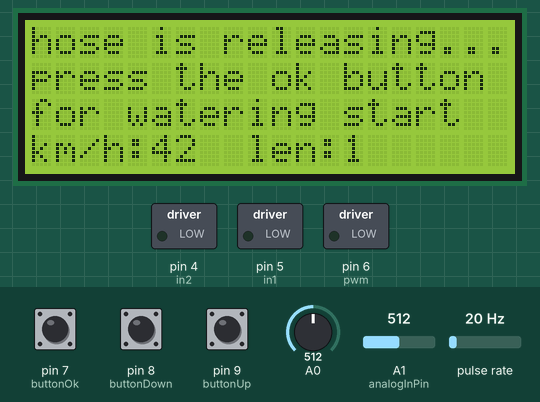
The sketch below on a simulated Arduino Uno, built with avr-gcc and run on an emulated ATmega328P. Shown: 20×4 character LCD, switched loads named in the sketch (green lamp = pin HIGH). Wiring (inferred from the names in the program): pulse sensor: data pin 2. Inputs (shaded band) come from the test bench; at power-on: pin 7 (buttonOk) HIGH, pin 8 (buttonDown) HIGH, pin 9 (buttonUp) HIGH, A0 = 512, A1 (analogInPin) = 512, pulse rate 20 Hz. The local clock reads 2024-03-15 10:24:30 at power-on unless the sketch sets it; EEPROM starts erased; the modem accepts every AT command (registered, SIM ready, sends succeed) and sends nothing else; what the sketch prints to the serial monitor is not drawn.

Above: at 5.4 s.
5.5 s: pin 7 (buttonOk) pulled LOW for 1 s
At 7.7 s:
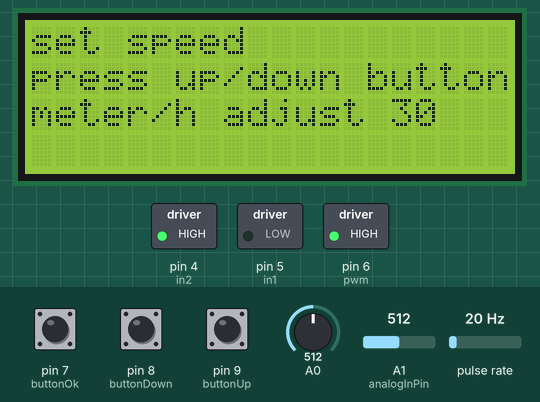
8.0 s: pin 8 (buttonDown) pulled LOW for 1 s
At 9.7 s:
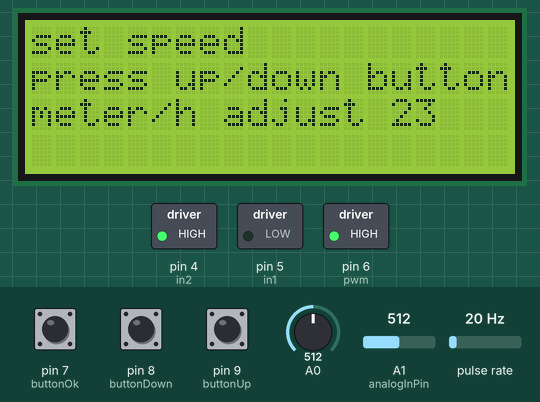
10.5 s: pin 9 (buttonUp) pulled LOW for 3.2 s
At 14.4 s:
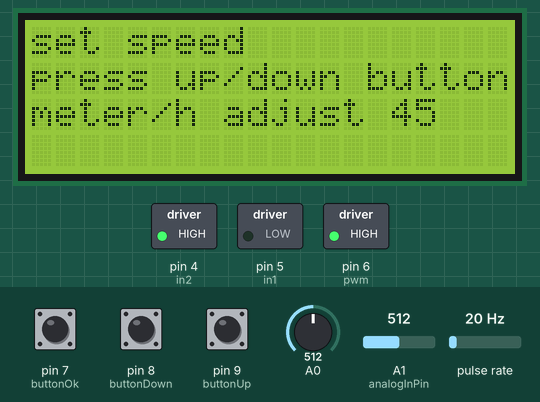
15.2 s: pin 9 (buttonUp) pulled LOW for 0.15 s
16.8 s: pin 7 (buttonOk) pulled LOW for 1 s
At 17.55 s:
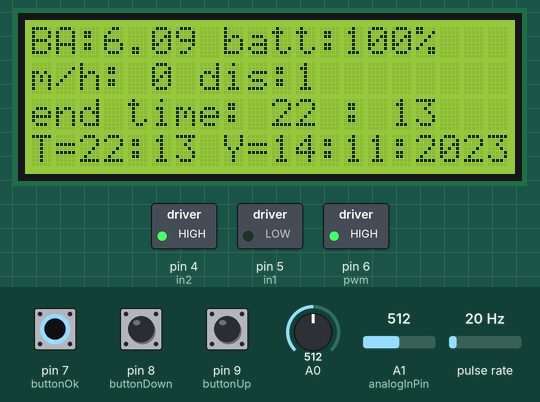
Timing chart, 0 to 19.8 s (numbered marks = the images above; inputs shaded):
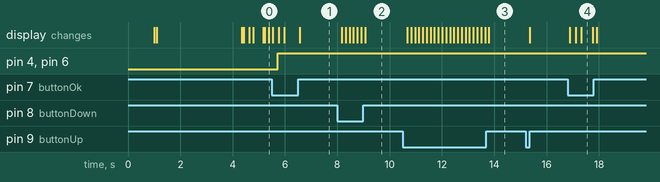

Measured:
- after the input at 5.5 s, pin 4 (in2), pin 6 (pwm): LOW → HIGH after 0.22 s; the display: first differs from a run without the input after 0.26 s (image 1 shows a later state)
- after the input at 8.0 s, the display: first changes after 0.17 s (image 2 shows a later state)
- after the input at 10.5 s, the display: first changes after 0.17 s (image 3 shows a later state)
- after the input at 16.8 s, the display: first changes after 0.09 s (image 4 shows a later state)
- what the display in image 4 shows lasts 0.5 s, from 17.3 s to 17.8 s

The sketch:

arduinoNano.ino
```cpp
/*
   to remind you
  the screen should show us
  1) collection of measures / hour
  2) distance of the remaining measures.
  3) Indication of time left for the completion of the watering process
  4) pressure
  5) Battery voltage indicator
  and all this in sms
*/
#include <Wire.h>                   // Wire library
#include <LiquidCrystal_I2C.h>      // Liquid Crystal I2C library
#include <SoftwareSerial.h>
LiquidCrystal_I2C lcd(0x27, 20, 4); // Display address 0x27, I2C 20 x 4
SoftwareSerial gsmSerial(11,12);
#include "RTClib.h"
#include <EEPROM.h>
#include <EEPROM.h>
int writeStringToEEPROM(int addrOffset, const String &strToWrite) {
  byte len = strToWrite.length();
  EEPROM.write(addrOffset, len);
  for (int i = 0; i < len; i++) {
    EEPROM.write(addrOffset + 1 + i, strToWrite[i]);
  }
  return addrOffset + 1 + len;
}
int readStringFromEEPROM(int addrOffset, String *strToRead)
{
  int newStrLen = EEPROM.read(addrOffset);
  char data[newStrLen + 1];
  for (int i = 0; i < newStrLen; i++)
  {
    data[i] = EEPROM.read(addrOffset + 1 + i);
  }
  data[newStrLen] = '\0';
  *strToRead = String(data);
  return addrOffset + 1 + newStrLen;
}
unsigned long timeNow;
int
eepromOffset = 0,
str1AddrOffset,
str2AddrOffset,
str3AddrOffset,
str4AddrOffset,
str5AddrOffset,
newStr1AddrOffset,
newStr2AddrOffset,
newStr3AddrOffset,
newStr4AddrOffset,
newStr5AddrOffset;
// Writing
String inputString = "";
String phoneNum = "";
String wheelDia = "";
String progstep = "";

RTC_DS3231 rtc;
char daysOfTheWeek[7][12] = {"Sunday", "Monday", "Tuesday", "Wednesday", "Thursday", "Friday", "Saturday"};//days
int Hour, Minute, Second = 0;
String Seconds = "";
int half_revolutions = 0;
unsigned int rpm = 0;
unsigned long timeold;

volatile byte half_revolutions2;
unsigned int rpm2;
unsigned long timeold2;
unsigned long prev = 0;
int  mNow, hNow = 0;
bool count = true;
/*
   #define gsmdelay 1800
  #define gsm_delay_small 100
  #define EEPROM_MAX_ADDR 1023
  #define BUFFER_SIZE 11

  int trueStepValueVariable = 10;
  bool isstartAgain = true;
  int stopTimer = 0;
  int setStepTimer = 8;
  int SMS_location_number;
  int adminNumberSize;
  int counder2Rpm = 2;
  int smsMetra = 0;
  int varButtoni = 0, oldvarButton1 = 8;
  int varButton2 = 8, oldVarButton2 = 0;
  int meter = 0;
  int signalRequestTime = 30000;
  int gsminitsize;
  int gsmSignalLevel;
  //int rpm = -1;
*/
float speed = 10.0; // m/h

bool done = false;
bool dir = true;

/*
  int countCloseRpm = 0;
  unsigned int input_pos = 0;
  unsigned int stepMinMax = 20; // pososto
  unsigned long elapsedTimeAll = 0;
  unsigned long stepPerHour = 0;
  unsigned long trueStepValue = 0;
  float h = 0, m = 0, s = 0;
  float stepValue = 8;
  const char* adminNumbers[] = {"6937843744"};
  const char* gsmInit[] = { "ATEe", "AT + CHGF = 1", "AT + CLIP = 1", "AT + CRC = 1", "AT + CREG = 1" };
  boolean isSMS = false;
  boolean isSendingSms = false;
  boolean isDialing = false;
  boolean isUnder_30Min = false;
  boolean isMinMaxCalc = false;
  boolean isLockStepManual = false;
  boolean isOnTimerMinMax = false;
  boolean issignalok = false;
  boolean isStop = false;
  boolean isRunCode = false;
  boolean isAuthorized = false;
  bool done = false;
  byte modeReadButtons = 1;

  String smsSender;
  String textMessage = "welcome starting...";
  String authorizedNumbers[3];
  bool isclockwise;
  bool isstartAgainRpmCount = 0;

  // this is the Debounce section
  int buttonState;                    // this set the tag "buttonState", to the current button state from the input pin
  int lastButtonState = LOW;          // this set the tag "lastButtonState", to the previous button state from the input pin
  unsigned long lastDebounceTime = 0; // the last time the output pin was toggled
  unsigned long debounceDelay = 100;  // the debounce time; increase if the output flickers
*/String inputstring = "";
bool setMet = true;
int radius = 2;
int newp = 0;
int hall1 = 2;
String Minutes = "";
float metra = 0.25;
// These constants won't change. They're used to give names to the pins used:
const int analogInPin = A1;  // Analog input pin that the potentiometer is attached to batery
const int analogOutPin = 9; // Analog output pin that the LED is attached to

int sensorValue = 0;        // value read from the pot
int outputValue = 0;        // value output to the PWM (analog out)
int buttonUp = 9;
int buttonDown = 8;
int buttonOk = 7;
int metraAdd = 0; // address for the meter variable
int speedAdd = 0; // address for the meter variable
boolean ends = true;

float timePerTurn = 0.0;
unsigned long
speeding = 0,
turnStart = 0,
turnEnd = 0;
int speedSet = 30;
int length = 0;
int pwm = 6;
int in1 = 5;
int in2 = 4;
void setup() {
  Serial.begin(9600); // Setting the baud rate of Serial Monitor (Arduino)
  delay(1000);
  Serial.println("Preparing to read received SMSes");
  gsmSerial.begin(9600); // Setting the baud rate of GSM Module
  pinMode(buttonUp, INPUT_PULLUP);
  pinMode(buttonDown, INPUT_PULLUP);
  pinMode(buttonOk, INPUT_PULLUP);
  pinMode(hall1, INPUT_PULLUP);
  pinMode(pwm, OUTPUT);
  pinMode(in1, OUTPUT);
  pinMode(in2, OUTPUT);
  count = true;
  Serial.println("Preparing to send SMS");
  //SendMessage();
  //Serial.begin(115200);
  //attachInterrupt(0, magnet_detect, FALLING);//Initialize the intterrupt pin (Arduino digital pin 2)
  attachInterrupt(0, magnet_detect, FALLING);//Initialize the intterrupt pin (Arduino digital pin 2)
  half_revolutions = 10;
  rpm = 100;
  timeold = 0;
  lcd.init();         // start the lcd library
  lcd.backlight();    // turn on the lcd backlight
  lcd.clear();        // clear the cld screen
  Wire.begin();
  if (! rtc.begin()) {
    Serial.println("Couldn't find RTC");
    Serial.flush();
    while (1) delay(10);
  }

  if (rtc.lostPower()) {
    Serial.println("RTC lost power, let's set the time!");
    // When time needs to be set on a new device, or after a power loss, the
    // following line sets the RTC to the date & time this sketch was compiled
    rtc.adjust(DateTime(F(__DATE__), F(__TIME__)));
    // This line sets the RTC with an explicit date & time, for example to set
    // January 21, 2014 at 3am you would call:
    // rtc.adjust(DateTime(2014, 1, 21, 3, 0, 0));
  }
  // When time needs to be re-set on a previously configured device, the
  // following line sets the RTC to the date & time this sketch was compiled
  rtc.adjust(DateTime(F(__DATE__), F(__TIME__)));
  // This line sets the RTC with an explicit date & time, for example to set
  Serial.println("Initializing gsm ...");

  gsmSerial.println("AT"); //Once the handshake test is successful, it will back to OK
  updateSerial();
  gsmSerial.println("AT+CMGF=1"); // Configuring TEXT mode
  updateSerial(); delay(100);
  gsmSerial.println("AT+CNMI=1,2,0,0,0"); // Decides how newly arrived SMS messages should be handled
  updateSerial();
  lcd.clear();
  lcd.setCursor(0,  0);
  lcd.print("hose is releasing...");  // this prints whats in between the quotes
  lcd.setCursor(0,  1);
  lcd.print("ok press when done");            // this prints the tag value
  lcd.setCursor(0,  2);
  lcd.print("for watering start ");            // this prints the tag value

  metra = EEPROM.read(metraAdd);
  if (metra == 255)metra = 6.0;
  dir = true; half_revolutions = 1;
  // timeConvert(6);// mins hour
  metra = 0.1524; //6 inches
}
void loop() {
  DateTime now = rtc.now();
  Minute = now.minute();
  Hour = now.hour();
  Second = now.second();
  //================================================================
  if (gsmSerial.available() > 0) {
    //n delay(50);
    while (1) {
      ReadUnreadMessages() ;
      if (millis() - timeNow > 10000) {
        timeNow = millis();
        break;
      }
    }
    Serial.print("phone number in  use : ");
    Serial.println(phoneNum);

    Serial.print("prog step in  use : ");
    Serial.println(progstep);

    Serial.print("diameters in  use : ");
    Serial.println(wheelDia);
  }
  //delay(1000);

  //==============================================================
  // lcd.clear();
  if (digitalRead(hall1))count = true;
  if (!digitalRead(hall1)) {
    magnet_detect();
  }
  if (!digitalRead(buttonOk)) {
    Serial.println("ok button pressed");
    delay(100);
    lcd.clear();
    while (1) {
      // if (digitalRead(hall1))count = true;
      //  if (!digitalRead(hall1))magnet_detect();
      lcd.setCursor(0,  0);
      lcd.print("set speed");  // this prints whats in between the quotes
      lcd.setCursor(0,  1);
      lcd.print("press up/down button");            // this prints the tag value
      lcd.setCursor(0,  2);
      lcd.print("meter/h adjust ");
      lcd.setCursor(15,  2);
      lcd.print(speedSet);
      if (!digitalRead(buttonUp)) {
        delay(100);
        lcd.clear();
        speedSet = speedSet + 1.0;
        if (speedSet > 80)speedSet = 80;
      }
      else if (!digitalRead(buttonDown)) {
        delay(100);
        lcd.clear();
        speedSet = speedSet - 1.0;
        if (speedSet <= 0)speedSet = 0;
      }
      else if (!digitalRead(buttonOk)) {
        EEPROM.update(speedSet, speedAdd);
        length = half_revolutions * metra;
        Serial.print("speed set is :");
        Serial.println(speedSet);
        lcd.clear();
        done = true;
        ends  = true;
        dir = false;
        setMet = false;
        break;
      }
    }
  }
  if (done) {
    DisplayPSI();// pressure and battery measurement
    /*  if (half_revolutions2 >= 20) {
        rpm = 30 * 1000 / (millis() - timeold) * half_revolutions2;
        timeold = millis();
        half_revolutions2 = 0;
        //speed = (2 * 3.142 * radius * rpm * 60) / 63360; // conversion to meter per hour speed
      }*/
    if (half_revolutions >= 0) {
      length = half_revolutions * metra;
      float timeNow = length / speed;
      //Serial.print("length ");
      //Serial.println(length);
      //Serial.print("speed ");
      //Serial.println(speed);
      //Serial.print("time in secs ");
      //Serial.println(timeNow);
      //      mNow, hNow = timeConvert(timeNow);
      //lcd.clear();
      lcd.setCursor(0,  1);
      lcd.print("m/h: ");  // this prints whats in between the quotes
      lcd.print(speed, 0);           // this prints the tag value
      lcd.print(" dis:");            // this prints the tag value
      lcd.print(half_revolutions * metra, 0);
      if (speed > speedSet ) {
        //reduce the speed of the motor
        analogWrite(pwm, 255);
        digitalWrite(in1, HIGH);
        digitalWrite(in2, LOW);
      } else if (speed < speedSet ) {
        analogWrite(pwm, 255);
        digitalWrite(in1, LOW);
        digitalWrite(in2, HIGH);
      } else {
        analogWrite(pwm, 0);
        digitalWrite(in1, LOW);
        digitalWrite(in2, LOW);
      }
      // line 3
      if (ends) {
        lcd.setCursor(0,  2);
        lcd.print("end time: ");  // this prints whats in between the quotes
        //lcd.print(half_revolutions);            // this prints the tag value
        lcd.print(hNow + Hour);
        lcd.print(" : ");
        lcd.print(mNow + Minute);
        ends = false;
      }

    }

    lcd.setCursor(0,  3);
    lcd.print("T="); // this prints whats in between the quotes
    lcd.print(now.hour());        // this prints whats in between the quotes
    lcd.print(":");         // this clears the display field so anything left is deleted
    if (now.minute() < 10) Minutes = "0" + String (Minute);
    else Minutes = String (Minute);
    lcd.print(Minutes);   // this prints the tag value
    //lcd.print(":");         // this clears the display field so anything left is deleted
    if (now.second() < 10) Seconds = "0" + String (Second);
    else Seconds = String (Second);
    //lcd.print(Seconds);

    //================================================
    lcd.print(" Y="); // this prints whats in between the quotes
    lcd.print(now.day());        // this prints whats in between the quotes
    lcd.print(":");         // this clears the display field so anything left is deleted
    lcd.print(now.month());   // this prints the tag value
    lcd.print(":");         // this clears the display field so anything left is deleted
    lcd.print(now.year());

    unsigned long timeNow = millis();
    if (timeNow - prev > 1000 ) {
      prev = timeNow;
      // Serial.println("lcd cleared");
      lcd.clear();
      ends = true;
      //ReadUnreadMessages();
    }
  } else {
    // lcd.clear();
    lcd.setCursor(0,  0);
    lcd.print("hose is releasing...");  // this prints whats in between the quotes
    lcd.setCursor(0,  1);
    lcd.print("press the ok button");            // this prints the tag value
    lcd.setCursor(0,  2);
    lcd.print("for watering start ");
    lcd.setCursor(0,  3);
    lcd.print("km/h:");  // this prints whats in between the quotes
    lcd.print(speed, 0);           // this prints the tag value
    lcd.setCursor(8,  3);
    lcd.print(" len:");            // this prints the tag value
    lcd.print(half_revolutions * metra, 0);
  }
}
void updateSerial() {
  delay(1000);
  while (Serial.available()) {
    gsmSerial.write(Serial.read());//Forward what Serial received to Software Serial Port
  }
  while (gsmSerial.available()) {
    Serial.write(gsmSerial.read());//Forward what Software Serial received to Serial Port
    char inChar = (char)gsmSerial.read();
    inputstring += inChar; // if the incoming character is a newline, set a flag // so the main loop can do something about it:
    if (inChar == '\n') {
      inputstring.toUpperCase();
      //      FN_processData (inputstring);
      inputstring = "";
    }
  }
  inputstring = "";
}
void magnet_detect()//This function is called whenever a magnet/interrupt is detected by the arduino
{ //lcd.clear();
  if (count) {
    turnStart = millis();
    timePerTurn = turnStart - turnEnd;
    Serial.print("timer per turn is : ");
    Serial.println(timePerTurn);//msec
    speed = ((metra / (timePerTurn / 1000)) * 3.6); //per hour
    turnEnd = turnStart;
    if (dir) {
      half_revolutions++;
      half_revolutions2++;
      // lcd.setCursor(0,  3);
      //lcd.print("released (M):");            // this prints the tag value
      //lcd.setCursor(16,  3);
      //lcd.print( half_revolutions*metra);
    }
    else if (!dir) {

      half_revolutions--; half_revolutions2--;
      if (half_revolutions <= 0)half_revolutions = 0; half_revolutions2 = 0;
      ends = true;

    }
    Serial.print("counts : ");
    Serial.print(half_revolutions);
    Serial.print("\t rpm : ");
    Serial.print(rpm);
    Serial.print("\t speed km/s: ");
    Serial.println(speed);
    count = false;
  }
}

// this section declares the minutecount variable and sets its initial values
volatile unsigned long secondCount = 0;        // use volatile for shared variables

void DisplayPSI () // main display
{
  // this section monitors the live psi and turns the compressor run bit on or off based off setpoints
  int psi = analogRead(0); // this reads the analog input(A0) and scales it
  // psi = map(psi, 102, 921, 0, 150);             // this maps the raw analog input value to the converted PSI value
  psi = analogRead(A0);
  int sensorVal = analogRead(A0);
  //Serial.print("Sensor Value: ");
  //Serial.print(sensorVal);

  float voltage = (sensorVal * 5.0) / 1024.0;
  //Serial.print("Volts: ");
  //Serial.print(voltage);

  float pressure_pascal = (3.0 * ((float)voltage - 0.47)) * 1000000.0;
  float pressure_bar = pressure_pascal / 10e5;
  // Serial.print("Pressure = ");
  //Serial.print(pressure_bar);
  // Serial.println(" bars");
  // this is the lcd section


  sensorValue = analogRead(analogInPin);// FOR THE BATTERY
  // map it to the range of the analog out:
  if (sensorValue > 540)sensorValue = 540;
  outputValue = map(sensorValue, 0, 540, 0, 13);
  //outputValue=constrain(outputValue,0,12);
  //  Serial.print("raw battery value : ");
  //  Serial.println(sensorValue);


  lcd.setCursor(0,  0);
  lcd.print("BA:");  // this prints whats in between the quotes
  lcd.print(pressure_bar);
  // lcd.print(" VOLT:");  // this prints whats in between the quotes
  //  lcd.print(outputValue);             // this prints the tag value
  lcd.print(" batt:");
  int percent = (outputValue / 12.0) * 100.0;
  if (percent != newp)lcd.clear(); newp = percent;
  lcd.print(percent);
  //Serial.println(percent);
  lcd.print("%");
}
// this section stores the setpoints into the arduino eeprom so the unit can start up after a power fail
void storeAll() {
  lcd.clear();
  // this is the lcd section
  lcd.setCursor(0, 0); lcd.print("SAVING IN");
  lcd.setCursor(0, 1); lcd.print("PROGRESS...");
  delay(2000);
}

float timeConvert(int time) {
  int  minsConv;
  if (time < 60) {
    minsConv = time;
  } else {
    minsConv = time % 60;
  }
  int hourConv = time / 60;
  // Serial.print(hourConv);
  // Serial.print(" : ");
  // Serial.println(minsConv);
  return minsConv, hourConv;
}

void ReadUnreadMessages() {
  while (gsmSerial.available() > 0) {
    char inByte = gsmSerial.read();
    Serial.write(inByte);
    inputString += inByte;
  }
  Serial.print("recived message : ");
  Serial.println(inputString);
  inputString.toUpperCase(); // Uppercase the Received Message
  // read from port 0, send to port 1:
  //  Serial.print("received data in caps ");
  // Serial.println(inputString);
  processData();
  inputString = "";

  if (Serial.available()) {
    int inByte = Serial.read();
    gsmSerial.write(inByte);
  }
}
void SendMessage() {

  Serial.println("Setting the GSM in text mode");
  gsmSerial.println("AT+CMGF=1\r");
  delay(1000);
  Serial.println("Sending SMS to the desired phone number!");
  gsmSerial.println("AT+CMGS=\"+306973991989\"\r");
  // Replace x with mobile number
  delay(1000);

  gsmSerial.println(" watering machine has been booted");    // SMS Text
  delay(200);
  gsmSerial.println((char)26);               // ASCII code of CTRL+Z
  delay(1000);
  gsmSerial.println();
  Serial.println("sent the text booted from SIM800");    // SMS Text
  gsmSerial.println("AT");
  delay(1000);
  Serial.println("Connecting...");
  Serial.println("Connected!");
  Serial.println("Setting the GSM in text mode");
  gsmSerial.println("AT+CMGF=1\r");
  delay(1000);

  gsmSerial.println("AT+CMGF=1");  //Set SMS to Text Mode
  delay(1000);
  gsmSerial.println("AT+CNMI=1,2,0,0,0");  //Procedure to handle newly arrived messages(command name in text: new message indications to TE)
  delay(1000);  Serial.println("Fetching list of received unread SMSes!");
  //  gsmSerial.println("AT+CMGL=\"REC UNREAD\"\r");
  delay(1000);
}
void processData() {
  if (inputString.indexOf("ER#") > -1) {
    Serial.print("received : ");
    Serial.println(inputString);
    // inputString.toUpperCase(); // Uppercase the Received Message
    //  Serial.println(inputString.indexOf("#"));PROGNUMBER#X#1234567890#
    int num = inputString.indexOf("#");
    String id = (inputString.substring( num + 1, num + 2));
    Serial.print("phone id : ");
    Serial.println(id);
    if (id == "1") {
      Serial.print("new phone number set to :");
      Serial.println(inputString.substring( num + 3));
      phoneNum = inputString.substring( num + 3);
      str1AddrOffset = writeStringToEEPROM(eepromOffset, phoneNum);
    }
    else if (id == "2") {
      Serial.print("new phone number set to :");
      Serial.println(inputString.substring( num + 3));
      phoneNum = inputString.substring( num + 3);
      str2AddrOffset = writeStringToEEPROM(str1AddrOffset, phoneNum);
      //  writeStringToEEPROM(str2AddrOffset, str3);
    } else  if (id == "3") {
      Serial.print("new phone number set to :");
      Serial.println(inputString.substring( num + 3));
      phoneNum = inputString.substring( num + 3);
      str3AddrOffset = writeStringToEEPROM(str2AddrOffset, phoneNum);
      //  writeStringToEEPROM(str2AddrOffset, str3);
    }
    inputString = "";
  } if (inputString.indexOf("PROGSTEP#") > -1) {
    Serial.print("received : ");
    Serial.println(inputString);
    // inputString.toUpperCase(); // Uppercase the Received Message
    //  Serial.println(inputString.indexOf("#"));PROGSTEP#1234567890#
    int num = inputString.indexOf("#");
    Serial.print("program step number  set to :");
    Serial.println(inputString.substring( num + 1));
    progstep = inputString.substring( num + 1);
    str4AddrOffset = writeStringToEEPROM(str3AddrOffset, progstep);
    inputString = "";
  }
  if (inputString.indexOf("MTR#") > -1) {
    Serial.print("received : ");
    Serial.println(inputString);
    // inputString.toUpperCase(); // Uppercase the Received Message
    //Serial.println(inputString.indexOf("#"))MTR#134.0#
    int num = inputString.indexOf("#");
    Serial.print("THE meter  number  set to :");
    Serial.println(inputString.substring( num + 1));
    wheelDia = inputString.substring(num + 1);
    speedSet = wheelDia.toInt();
    str5AddrOffset = writeStringToEEPROM(str4AddrOffset, wheelDia);
    inputString = "";
  }
  Serial.print("phone number in  use : ");
  Serial.println(phoneNum);

  Serial.print("prog step in  use : ");
  Serial.println(progstep);

  Serial.print("diameters in  use : ");
  Serial.println(wheelDia);
}
void readMem() {
  newStr1AddrOffset = readStringFromEEPROM(eepromOffset, &phoneNum);
  newStr4AddrOffset = readStringFromEEPROM(newStr3AddrOffset, &progstep);
  readStringFromEEPROM(newStr4AddrOffset, &wheelDia);
}
```
